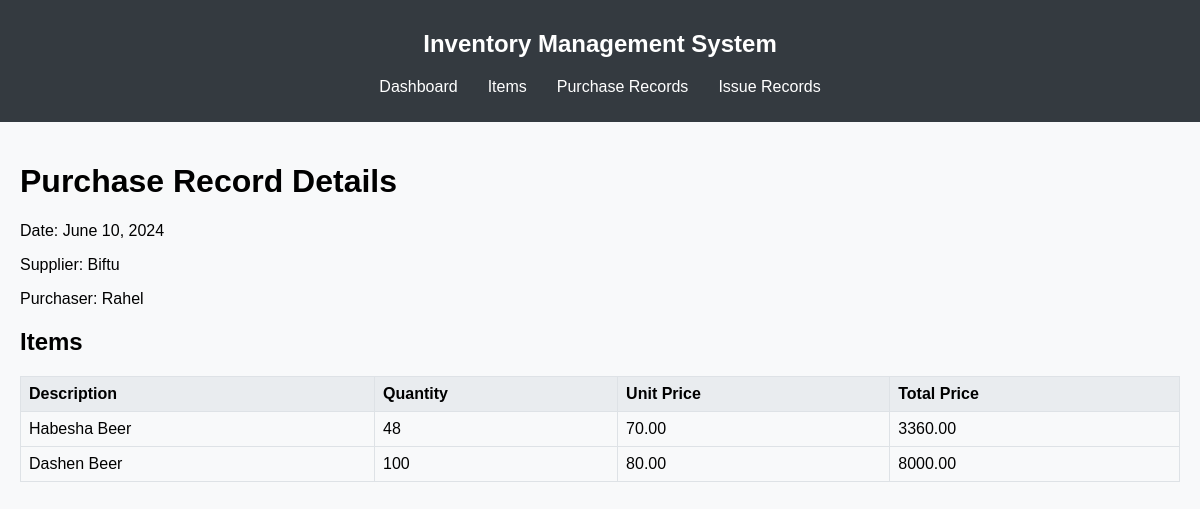
Page /purchase-records/5/ on the committed database.
### store/models.py (models this page shows, shortened)
class PurchaseRecord(models.Model):
    date = models.DateField(default=timezone.now)
    supplier = models.CharField(max_length=255)
    purchaser = models.CharField(max_length=255)
    upload_receipt = models.FileField(upload_to='receipts/', blank=True, null=True)

class PurchaseRecordItem(models.Model):
    purchase_record = models.ForeignKey(PurchaseRecord, related_name='items', on_delete=models.CASCADE)
    item = models.ForeignKey(Item, on_delete=models.CASCADE)
    quantity = models.PositiveIntegerField()
    unit_price = models.DecimalField(max_digits=10, decimal_places=2)
    total_price = models.DecimalField(max_digits=10, decimal_places=2)

class Item(models.Model):
    CATEGORY_CHOICES = [
        ('Beverage', 'Beverage'),
        ('Food Provision', 'Food Provision'),
        ('Sanitary', 'Sanitary'),
        ('Maintenance', 'Maintenance'),
        ('Service Aid', 'Service Aid'),
        ('Stationary', 'Stationary'),
        ('Sundry', 'Sundry'),
        ('Fresh Baazar', 'Fresh Baazar'),
    ]
    description = models.CharField(max_length=255)
    category = models.CharField(max_length=50, choices=CATEGORY_CHOICES)
    unit_of_measurement = models.CharField(max_length=50)
    current_unit_price = models.DecimalField(max_digits=10, decimal_places=2)
    stock_balance = models.IntegerField()
    minimum_stock = models.IntegerField()

### store/views.py (the view)
# urls.py: path('purchase-records/<int:pk>/', views.purchase_record_detail, name='purchase_record_detail'),
def purchase_record_detail(request, pk):
    purchase_record = get_object_or_404(PurchaseRecord, pk=pk)
    purchase_record_items = PurchaseRecordItem.objects.filter(purchase_record=purchase_record)
    return render(request, 'store/purchase_record_detail.html', {'purchase_record': purchase_record, 'purchase_record_items': purchase_record_items})

### store/templates/store/purchase_record_detail.html (shortened to what this page needs)
{% extends 'base.html' %}
{% block content %}
<h1>Purchase Record Details</h1>
<p>Date: {{ purchase_record.date }}</p>
<p>Supplier: {{ purchase_record.supplier }}</p>
<p>Purchaser: {{ purchase_record.purchaser }}</p>
<h2>Items</h2>
<table>
    <tr>
        <th>Description</th>
        <th>Quantity</th>
        <th>Unit Price</th>
        <th>Total Price</th>
    </tr>
    {% for item in purchase_record_items %}
    <tr>
        <td>{{ item.item.description }}</td>
        <td>{{ item.quantity }}</td>
        <td>{{ item.unit_price }}</td>
        <td>{{ item.total_price }}</td>
    </tr>
    {% endfor %}
</table>
{% endblock %}

### store/templates/base.html (style rules this page uses)
body { font-family: Arial, sans-serif; margin: 0; padding: 0; background-color: #f8f9fa; }
table { width: 100%; border-collapse: collapse; margin-bottom: 20px; }
table, th, td { border: 1px solid #dee2e6; }
th, td { padding: 8px; text-align: left; }
th { background-color: #e9ecef; }

### rows in the picture
PurchaseRecord: date "June 10, 2024", supplier "Biftu", purchaser "Rahel"
PurchaseRecordItem: item.description "Habesha Beer", quantity "48", unit_price "70.00", total_price "3360.00"
PurchaseRecordItem: item.description "Dashen Beer", quantity "100", unit_price "80.00", total_price "8000.00"
